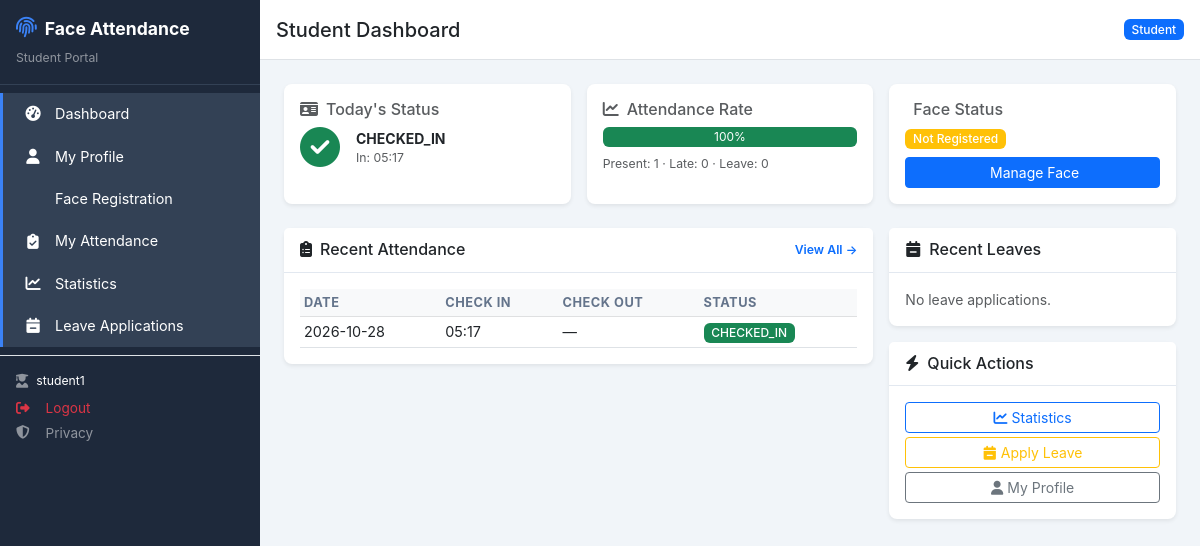
/public/student/dashboard (signed in), run on the app's committed database.
### tables this page shows
CREATE TABLE attendance (
    id INT UNSIGNED AUTO_INCREMENT PRIMARY KEY,
    student_id INT UNSIGNED NOT NULL,
    attendance_date DATE NOT NULL,
    check_in_time DATETIME NOT NULL,
    check_out_time DATETIME NULL,
    check_in_confidence FLOAT NULL,
    check_out_confidence FLOAT NULL,
    check_in_photo VARCHAR(255) NULL,
    check_out_photo VARCHAR(255) NULL,
    status ENUM('checked_in','checked_out','late','absent','on_leave') NOT NULL DEFAULT 'checked_in',
    created_at DATETIME NOT NULL DEFAULT CURRENT_TIMESTAMP,
    UNIQUE KEY uq_att_date_student (student_id, attendance_date),
    CONSTRAINT fk_att_student FOREIGN KEY (student_id) REFERENCES students(id) ON DELETE CASCADE ON UPDATE CASCADE,
    INDEX idx_att_date (attendance_date),
    INDEX idx_att_student (student_id),
    INDEX idx_att_status (status)
);

### app/Controllers/Student/DashboardController.php (called while the page is built, shortened)
<?php
require_once BASE_PATH . '/app/Models/StudentModel.php';
require_once BASE_PATH . '/app/Models/AttendanceModel.php';
class StudentDashboardController extends BaseController
{
    public function index(): void
    {
        $studentId = (int) Session::get('student_id');
        $student = StudentModel::findById($studentId);
        $today = date('Y-m-d');
        $todayRecord = AttendanceModel::getForDate($studentId, $today);
        $stats = AttendanceModel::getStats($studentId);
        $leaves = LeaveModel::findByStudent($studentId);
        $myLeaves = array_slice($leaves, 0, 5);
        $this->view('student/dashboard', 'student', [
            'title' => 'Student Dashboard',
            'student' => $student,
            'todayRecord' => $todayRecord, 'stats' => $stats,
            'myLeaves' => $myLeaves, 'csrf' => $this->csrfField(),
        ]);
    }
}

### public/index.php (called while the page is built, shortened)
<?php
$requestUri = $_SERVER['REQUEST_URI'] ?? '/';
$baseDir = parse_url(APP_URL, PHP_URL_PATH) ?? '';
if ($baseDir && strpos($requestUri, $baseDir) === 0) {
    $requestUri = substr($requestUri, strlen($baseDir));
}
$requestUri = $requestUri ?: '/';
$method = $_SERVER['REQUEST_METHOD'] ?? 'GET';
$requestUri = parse_url($requestUri, PHP_URL_PATH) ?: $requestUri;
$requestUri = preg_replace('#^/index\.php(?:/|$)#', '/', $requestUri);
$requestUri = rtrim($requestUri, '/') ?: '/';
$router = new Router();
$router->dispatch($method, $requestUri);

### app/Core/Session.php (called while the page is built, shortened)
<?php
class Session
{
    public static function get(string $key, $default = null)
    {
        return $_SESSION[$key] ?? $default;
    }
}

### app/Core/Database.php (called while the page is built, shortened)
<?php
class Database
{
    private static ?PDO $instance = null;
    public static function getInstance(): PDO
    {
        if (self::$instance === null) {
            $dsn = "mysql:host=" . DB_HOST . ";dbname=" . DB_NAME . ";charset=" . DB_CHARSET;
            try {
                self::$instance = new PDO($dsn, DB_USER, DB_PASS, [
                    PDO::ATTR_ERRMODE => PDO::ERRMODE_EXCEPTION,
                    PDO::ATTR_DEFAULT_FETCH_MODE => PDO::FETCH_ASSOC,
                    PDO::ATTR_EMULATE_PREPARES => false,
                ]);
            } catch (PDOException $e) {
                if (APP_DEBUG) {
                    die("Database connection failed: " . $e->getMessage());
                }
                die("A database error occurred. Please try again later.");
            }
        }
        return self::$instance;
    }
    public static function query(string $sql, array $params = []): PDOStatement
    {
        $stmt = self::getInstance()->prepare($sql);
        $stmt->execute($params);
        return $stmt;
    }
    public static function fetchOne(string $sql, array $params = []): ?array
    {
        $stmt = self::query($sql, $params);
        $result = $stmt->fetch();
        return $result === false ? null : $result;
    }
    public static function fetchAll(string $sql, array $params = []): array
    {
        $stmt = self::query($sql, $params);
        return $stmt->fetchAll();
    }
}

### app/Models/AttendanceModel.php (called while the page is built, shortened)
<?php
class AttendanceModel
{
    public static function getForDate(int $studentId, string $date): ?array
    {
        return Database::fetchOne("SELECT * FROM attendance WHERE student_id = ? AND attendance_date = ? LIMIT 1", [$studentId, $date]);
    }
    public static function getStats(int $studentId): array
    {
        $total   = (int)(Database::fetchOne("SELECT COUNT(*) AS c FROM attendance WHERE student_id = ?", [$studentId])['c'] ?? 0);
        $present = (int)(Database::fetchOne("SELECT COUNT(*) AS c FROM attendance WHERE student_id = ? AND status IN ('checked_in','checked_out')", [$studentId])['c'] ?? 0);
        $late    = (int)(Database::fetchOne("SELECT COUNT(*) AS c FROM attendance WHERE student_id = ? AND status = 'late'", [$studentId])['c'] ?? 0);
        $leave   = (int)(Database::fetchOne("SELECT COUNT(*) AS c FROM attendance WHERE student_id = ? AND status = 'on_leave'", [$studentId])['c'] ?? 0);
        $pct = $total > 0 ? round(($present / $total) * 100, 1) : 0;
        return ['total' => $total, 'present' => $present, 'late' => $late, 'leave' => $leave, 'percentage' => $pct];
    }
}

### app/Models/StudentModel.php (called while the page is built, shortened)
<?php
class StudentModel
{
    public static function findById(int $id): ?array
    {
        return Database::fetchOne("
            SELECT s.*, c.class_code, c.class_name, c.start_time, c.late_grace_minutes,
                   c.rest_start_time, c.rest_end_time,
                   u.username AS login_username, u.email AS login_email
            FROM students s
            LEFT JOIN classes c ON c.id = s.class_id
            LEFT JOIN users u ON u.id = s.user_id
            WHERE s.id = ? LIMIT 1", [$id]);
    }
}

### views/student/dashboard.php (the view, shortened to what this page needs)
<div class="row g-3 mb-4">
    <div class="col-md-4">
        <div class="card border-0 shadow-sm h-100">
            <div class="card-body">
                <h6 class="text-muted mb-2"><i class="fa-solid fa-id-card me-2"></i>Today's Status</h6>
                <?php if ($todayRecord): ?>
                    <div class="d-flex align-items-center gap-3">
                        <i class="fa-solid fa-check-circle fs-1 text-<?php echo $todayRecord['status'] === 'late' ? 'warning' : ($todayRecord['status'] === 'on_leave' ? 'info' : 'success'); ?>"></i>
                        <div>
                            <strong><?php echo strtoupper($todayRecord['status']); ?></strong>
                            <div class="small text-muted">
                                In: <?php echo htmlspecialchars(substr($todayRecord['check_in_time'], 11, 5)); ?>
                            </div>
                        </div>
                    </div>
                <?php else: ?>
                    <p class="text-muted mb-0">Not yet checked in today.</p>
                <?php endif; ?>
            </div>
        </div>
    </div>
    <div class="col-md-4">
        <div class="card border-0 shadow-sm h-100">
            <div class="card-body">
                <h6 class="text-muted mb-2"><i class="fa-solid fa-chart-line me-2"></i>Attendance Rate</h6>
                <div class="progress my-2" style="height:20px">
                    <div class="progress-bar bg-success" style="width:<?php echo $stats['percentage']; ?>%">
                        <?php echo $stats['percentage']; ?>%
                    </div>
                </div>
                <div class="small text-muted">
                    Present: <?php echo (int)$stats['present']; ?> &middot; Late: <?php echo (int)$stats['late']; ?> &middot; Leave: <?php echo (int)$stats['leave']; ?>
                </div>
            </div>
        </div>
    </div>
    <div class="col-md-4">
        <div class="card border-0 shadow-sm h-100">
            <div class="card-body">
                <h6 class="text-muted mb-2"><i class="fa-solid fa-face-id me-2"></i>Face Status</h6>
                <?php if ($student['face_registered']): ?>
                    <p class="mb-2"><span class="badge bg-success">Registered v<?php echo (int)$student['face_registration_version']; ?></span></p>
                <?php else: ?>
                    <p class="mb-2"><span class="badge bg-warning">Not Registered</span></p>
                <?php endif; ?>
                <a href="<?php echo APP_URL; ?>/student/face" class="btn btn-sm btn-primary w-100"><i class="fa-solid fa-face-id me-1"></i>Manage Face</a>
            </div>
        </div>
    </div>
</div>
<div class="row g-3">
    <div class="col-lg-8">
        <div class="card border-0 shadow-sm">
            <div class="card-header bg-white d-flex justify-content-between align-items-center">
                <h6 class="mb-0"><i class="fa-solid fa-clipboard-list me-2"></i>Recent Attendance</h6>
                <a href="<?php echo APP_URL; ?>/student/attendance" class="small text-decoration-none">View All &rarr;</a>
            </div>
            <div class="card-body">
                <?php
                $recentRecords = \Database::fetchAll("
                    SELECT * FROM attendance
                    WHERE student_id = ?
                    ORDER BY attendance_date DESC
                    LIMIT 5", [(int)\Session::get('student_id')]);
                ?>
                <?php if (empty($recentRecords)): ?>
                    <p class="text-center text-muted py-3">No attendance records yet. Scan your face at the kiosk to check in.</p>
                <?php else: ?>
                <div class="table-responsive">
                    <table class="table table-sm table-hover mb-0">
                        <thead class="table-light"><tr><th>Date</th><th>Check In</th><th>Check Out</th><th>Status</th></tr></thead>
                        <tbody>
                        <?php foreach ($recentRecords as $r): ?>
                        <tr>
                            <td><?php echo htmlspecialchars($r['attendance_date']); ?></td>
                            <td><?php echo htmlspecialchars(substr($r['check_in_time'], 11, 5)); ?></td>
                            <td><?php echo $r['check_out_time'] ? htmlspecialchars(substr($r['check_out_time'], 11, 5)) : '—'; ?></td>
                            <td>
                                <span class="badge bg-<?php echo match($r['status']) {
                                    'late' => 'warning', 'on_leave' => 'info', 'checked_out' => 'secondary', default => 'success'
                                }; ?>"><?php echo strtoupper($r['status']); ?></span>
                            </td>
                        </tr>
                        <?php endforeach; ?>
                        </tbody>
                    </table>
                </div>
                <?php endif; ?>
            </div>
        </div>
    </div>
    <div class="col-lg-4">
        <div class="card border-0 shadow-sm mb-3">
            <div class="card-header bg-white"><h6 class="mb-0"><i class="fa-solid fa-calendar-minus me-2"></i>Recent Leaves</h6></div>
            <div class="card-body">
                <?php if (empty($myLeaves)): ?>
                    <p class="text-muted mb-0">No leave applications.</p>
                <?php endif; ?>
            </div>
        </div>
        <div class="card border-0 shadow-sm">
            <div class="card-header bg-white"><h6 class="mb-0"><i class="fa-solid fa-bolt me-2"></i>Quick Actions</h6></div>
            <div class="card-body">
                <a href="<?php echo APP_URL; ?>/student/attendance/stats" class="btn btn-outline-primary btn-sm w-100 mb-1"><i class="fa-solid fa-chart-line me-1"></i>Statistics</a>
                <a href="<?php echo APP_URL; ?>/student/leave" class="btn btn-outline-warning btn-sm w-100 mb-1"><i class="fa-solid fa-calendar-minus me-1"></i>Apply Leave</a>
                <a href="<?php echo APP_URL; ?>/student/profile" class="btn btn-outline-secondary btn-sm w-100"><i class="fa-solid fa-user me-1"></i>My Profile</a>
            </div>
        </div>
    </div>
</div>

### public/assets/css/app.css (style rules this page uses)
:root { --sidebar-width: 260px; --sidebar-bg: #1e293b; --sidebar-hover: #334155; --sidebar-active: #3b82f6; --topbar-height: 60px; --content-bg: #f1f5f9; --card-shadow: 0 2px 12px rgba(0,0,0,0.08); --primary: #3b82f6; --success: #10b981; --danger: #ef4444; --warning: #f59e0b; }
* { box-sizing: border-box; }
body { font-family: -apple-system, BlinkMacSystemFont, 'Segoe UI', Roboto, Oxygen, Ubuntu, sans-serif; background: var(--content-bg); min-height: 100vh; font-size: 14px; }
.card { border-radius: 8px; box-shadow: var(--card-shadow); }
.card-header { border-bottom: 1px solid #e2e8f0; background: #fff; font-weight: 600; padding: 0.75rem 1rem; }
.card-body { padding: 1rem; }
.table { font-size: 0.9rem; }
.table thead th { font-size: 0.8rem; text-transform: uppercase; letter-spacing: 0.5px; color: #64748b; }
.table td { vertical-align: middle; }
.table-responsive { overflow-x: auto; }
.badge { font-weight: 500; font-size: 0.75rem; }
.progress { height: 6px; }

### data on the page
attendance: status "CHECKED_IN", check_in_time "05:17", attendance_date "2026-10-28"

### other printed values
APP_NAME "Face Attendance"
$label "Dashboard"
$label "My Profile"
$label "Face Registration"
$label "My Attendance"
$label "Statistics"
$label "Leave Applications"
Session::get('username', 'Student') "student1"
$title "Student Dashboard"
$stats['percentage'] "100"
$stats['present'] "1"
$stats['late'] "0"
$stats['leave'] "0"
